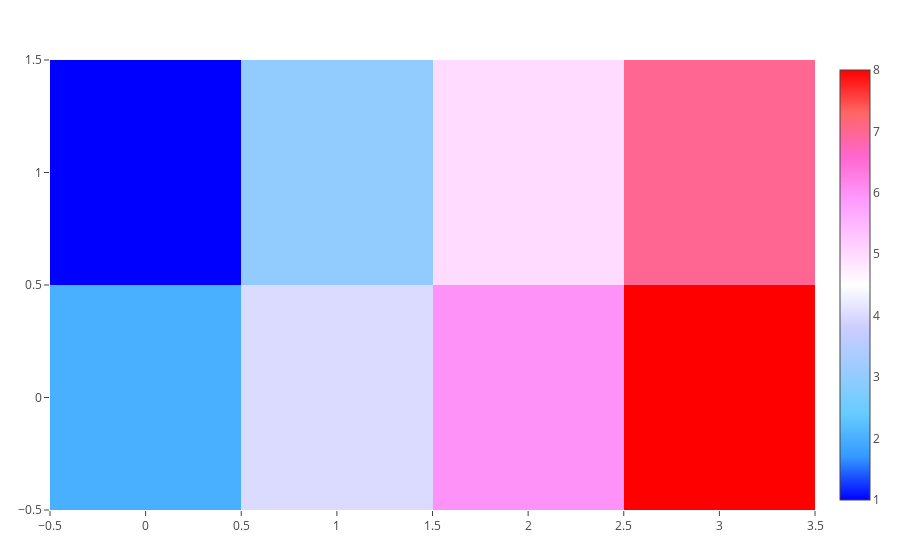

The code cell stored with this chart in its notebook:
### Code cell
plot([heatmap(; z = rotr90(matrix), colorscale = "Picnic")])

### Figure 1 — Plotly figure (JSON) as saved in the notebook; plotly's stock layout.template omitted (floating-point values rounded to 4 significant figures)
{"data": [{"colorscale": "Picnic", "type": "heatmap", "z": [[2, 4, 6, 8], [1, 3, 5, 7]]}], "layout": {"autosize": true, "margin": {"b": 50, "l": 50, "r": 50, "t": 60}, "xaxis": {"autorange": true, "range": [-0.5, 3.5]}, "yaxis": {"autorange": true, "range": [-0.5, 1.5]}}}
